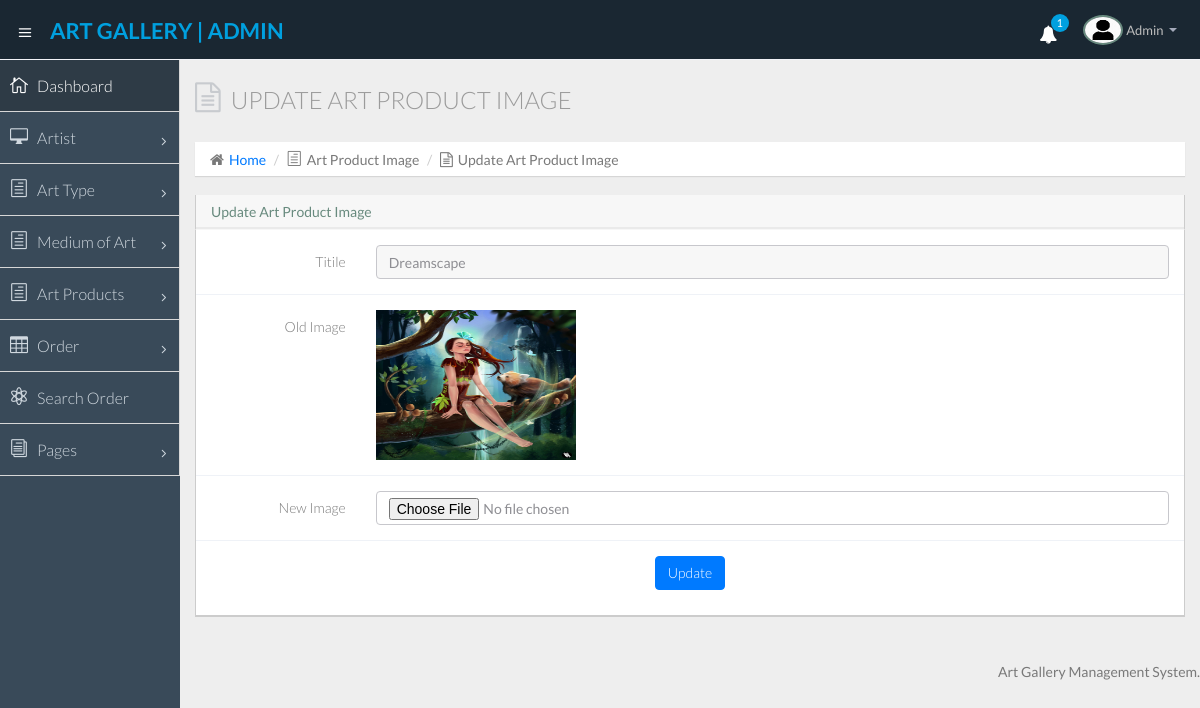
Page /admin/changeimage.php?editid=9 (signed in) on the committed database.
### tables this page shows
CREATE TABLE `tblartproduct` (
  `ID` int(5) NOT NULL,
  `Title` varchar(250) DEFAULT NULL,
  `Dimension` varchar(250) DEFAULT NULL,
  `Orientation` varchar(100) DEFAULT NULL,
  `Size` varchar(100) DEFAULT NULL,
  `Artist` int(5) DEFAULT NULL,
  `ArtType` int(5) DEFAULT NULL,
  `ArtMedium` int(5) DEFAULT NULL,
  `SellingPricing` decimal(10,0) DEFAULT NULL,
  `Description` mediumtext DEFAULT NULL,
  `Image` varchar(250) DEFAULT NULL,
  `Image1` varchar(250) DEFAULT NULL,
  `Image2` varchar(250) DEFAULT NULL,
  `Image3` varchar(250) DEFAULT NULL,
  `Image4` varchar(250) DEFAULT NULL,
  `RefNum` int(10) DEFAULT NULL,
  `CreationDate` timestamp NULL DEFAULT current_timestamp(),
  `tags` varchar(200) DEFAULT NULL
);

### admin/changeimage.php (the view, shortened to what this page needs)
<?php
include('includes/dbconnection.php');
if (strlen($_SESSION['agmsaid']==0)) {
  header('location:logout.php');
  }
  else{
  ?>
<!DOCTYPE html>
<html lang="en">
<head>
  <link href="css/bootstrap.min.css" rel="stylesheet">
  <link href="css/bootstrap-theme.css" rel="stylesheet">
  <link href="css/elegant-icons-style.css" rel="stylesheet" />
  <link href="css/font-awesome.min.css" rel="stylesheet" />
  <link href="css/daterangepicker.css" rel="stylesheet" />
  <link href="css/bootstrap-datepicker.css" rel="stylesheet" />
  <link href="css/bootstrap-colorpicker.css" rel="stylesheet" />
  <link href="css/style.css" rel="stylesheet">
  <link href="css/style-responsive.css" rel="stylesheet" />
</head>
<body>
  <section id="container" class="">
    <?php include_once('includes/header.php');?>
   <?php include_once('includes/sidebar.php');?>
    <section id="main-content">
      <section class="wrapper">
        <div class="row">
          <div class="col-lg-12">
            <h3 class="page-header"><i class="fa fa-file-text-o"></i>Update Art Product Image</h3>
            <ol class="breadcrumb">
              <li><i class="fa fa-home"></i><a href="dashboard.php">Home</a></li>
              <li><i class="icon_document_alt"></i>Art Product Image</li>
              <li><i class="fa fa-file-text-o"></i>Update Art Product Image</li>
            </ol>
          </div>
        </div>
        <div class="row">
          <div class="col-lg-12">
            <section class="panel">
              <header class="panel-heading">
              Update  Art Product Image
              </header>
              <div class="panel-body">
                <form class="form-horizontal" enctype="multipart/form-data" method="post" action="">
  <?php
 $cid=$_GET['editid'];
$ret=mysqli_query($con,"select * from tblartproduct where ID='$cid'");
while ($row=mysqli_fetch_array($ret)) {
?>
                  <div class="form-group">
                    <label class="col-sm-2 control-label">Titile</label>
                    <div class="col-sm-10">
                      <input class="form-control" id="title" name="title"  type="text" required="true" value="<?php  echo $row['Title'];?>" readonly>
                    </div>
                  </div>
                  <div class="form-group">
                    <label class="col-sm-2 control-label">Old Image</label>
                    <div class="col-sm-10">
                      <img src="images/<?php echo $row['Image'];?>" width="200" height="150">
                    </div>
                  </div>
                  <div class="form-group">
                    <label class="col-sm-2 control-label">New Image</label>
                    <div class="col-sm-10">
                      <input class="form-control" id="images" name="images"  type="file" required="true" value="">
                    </div>
                  </div>
                <?php } ?>
                 <p style="text-align: center;"> <button type="submit" name='submit' class="btn btn-primary">Update</button></p>
                </form>
              </div>
            </section>
          </div>
        </div>
      </section>
    </section>
 <?php include_once('includes/footer.php');?>
  </section>
</body>
</html>
<?php  } ?>

### admin/includes/header.php (shortened to what this page needs)
   <?php
include('includes/dbconnection.php');
?>
   <header class="header dark-bg">
      <div class="toggle-nav">
        <div class="icon-reorder tooltips" data-original-title="Toggle Navigation" data-placement="bottom"><i class="icon_menu"></i></div>
      </div>
<?php
$adid=$_SESSION['agmsaid'];
$ret=mysqli_query($con,"select AdminName from tbladmin where ID='$adid'");
$row=mysqli_fetch_array($ret);
$name=$row['AdminName'];
?>
      <a href="dashboard.php" class="logo"><span class="lite"><strong> ART GALLERY | Admin</strong></span></a>
      <div class="top-nav notification-row">
        <ul class="nav pull-right top-menu">
          <li id="alert_notificatoin_bar" class="dropdown">
            <?php
$ret1=mysqli_query($con,"select *from  tblorder where (Status='' ||  Status is null)");
$num1=mysqli_num_rows($ret1);?>
            <a data-toggle="dropdown" class="dropdown-toggle" href="#">
                            <i class="fa fa-bell" style="color:#fff;"></i>
                            <span class="badge bg-important"><?php echo $num1;?></span>
                        </a>
          </li>
          <li class="dropdown">
            <a data-toggle="dropdown" class="dropdown-toggle" href="#">
                            <span class="profile-ava">
                                <img alt="" src="images/av1.jpg" width="40" height="30">
                            </span>
                            <span class="username"><?php echo $name; ?></span>
                            <b class="caret"></b>
                        </a>
          </li>
        </ul>
      </div>
    </header>

### rows in the picture
tblartproduct: title "Dreamscape", Image (picture)

### other values in the picture
$num1 "1"
$name "Admin"
